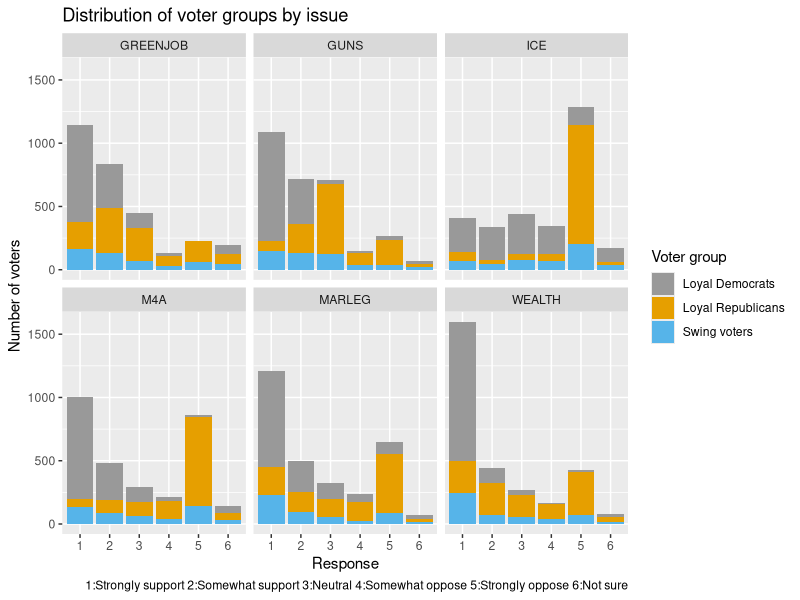
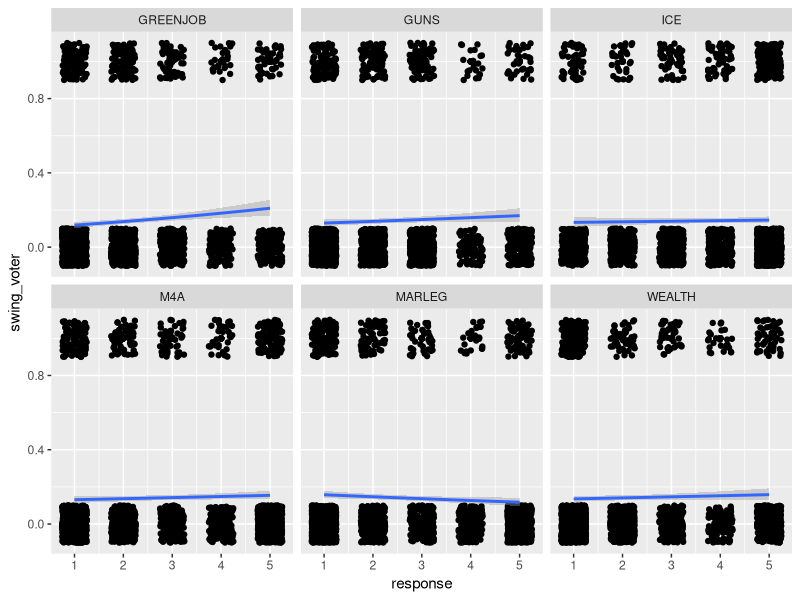

Generate these figures, in order, with R:
## ---- chunk 1
knitr::opts_chunk$set(echo = FALSE, tidy = TRUE, warning = FALSE, message = FALSE)
## ---- chunk 2
library(tidyverse)
library(broom)
library(arm)
cb_palette = c("#999999", "#E69F00", "#56B4E9", "#009E73", "#F0E442", "#0072B2", "#D55E00", "#CC79A7")
## ---- chunk 3
WTHH_full = read_csv("DFP_WTHH_release.csv")
WTHH = WTHH_full[c("presvote16post", "house3", "weight_DFP", "M4A", "GREENJOB", "WEALTH", "MARLEG", "ICE", "GUNS", "POP_1", "POP_2", "POP_3")]
## ---- chunk 4
WTHH$grp <- ifelse(WTHH$presvote16post==1 & WTHH$house3==1, "Loyal Democrats", ifelse(WTHH$presvote16post==2 & WTHH$house3==2, "Loyal Republicans", ifelse(!(WTHH$presvote16post %in% c(7,NA)), "Swing voters", NA)))
WTHH$swing_bhv <- ifelse(WTHH$grp=="Swing voters", ifelse(WTHH$house3==1, "Switch to D", ifelse(WTHH$house3==2, "Switch to R", "Others")), NA)

# cols <- c("presvote16post", "house3", "M4A", "GREENJOB", "WEALTH", "MARLEG", "ICE", "GUNS", "POP_1", "POP_2", "POP_3", "grp", "swing_bhv")
# WTHH[cols] <- lapply(WTHH[cols], factor)
## ---- chunk 5
WTHH.long = gather(WTHH, key="issue", value="response",
                   c("M4A", "GREENJOB", "WEALTH", "MARLEG", "ICE", "GUNS"))
cols <- c("issue", "response")
WTHH.long[cols] <- lapply(WTHH.long[cols], factor)
WTHH.long <- WTHH.long[c("issue", "response", "grp", "weight_DFP")]
WTHH.long <- WTHH.long[!is.na(WTHH.long$response) & !is.na(WTHH.long$grp),]
## ---- chunk 6
ggplot(WTHH.long, aes(x=response)) + stat_count(aes(fill=grp, weight=weight_DFP)) +
  facet_wrap(~issue) + scale_fill_manual(values=cb_palette) +
  labs(fill="Voter group", caption="1:Strongly support 2:Somewhat support 3:Neutral 4:Somewhat oppose 5:Strongly oppose 6:Not sure") +
  ggtitle("Distribution of voter groups by issue") +
  xlab("Response") + ylab("Number of voters")
## ---- chunk 7
WTHH$swing_voter = ifelse(WTHH$grp=="Swing voters", 1, ifelse(is.na(WTHH$grp), NA, 0))
WTHH.issue = WTHH[c("GREENJOB", "GUNS", "ICE", "M4A", "MARLEG", "WEALTH", "weight_DFP", "swing_voter")]
## ---- chunk 8
WTHH.issue <- WTHH.issue[rowSums(WTHH.issue[,c(1,2,3,4,5,6)] == 6) == 0,]
WTHH.issue <- WTHH.issue[complete.cases(WTHH.issue),]
## ---- chunk 9
WTHH.issue.long = gather(WTHH.issue, key="issue", value="response",
                   c("M4A", "GREENJOB", "WEALTH", "MARLEG", "ICE", "GUNS"))
ggplot(WTHH.issue.long, aes(x=response, y=swing_voter)) + geom_point(alpha=0.4) +
  geom_jitter(height=0.1, width=0.25) +
  geom_smooth(method = "glm", method.args = list(family = "binomial")) +
  facet_wrap(~issue)
## ---- chunk 10
WTHH.issue.logit1 <- glm(swing_voter ~ GREENJOB, weights=weight_DFP, family="quasibinomial", data=WTHH.issue)
display(WTHH.issue.logit1)
## ---- chunk 11
WTHH.issue.logit <- glm(swing_voter ~ GREENJOB + GUNS + ICE + M4A + MARLEG + WEALTH, weights=weight_DFP, family="quasibinomial", data=WTHH.issue)
display(WTHH.issue.logit)
## ---- chunk 12
# WTHH.issue.logit <- glm(swing_voter ~ GREENJOB * GUNS * ICE * M4A * MARLEG * WEALTH, weights=weight_DFP, family="quasibinomial", data=WTHH.issue)
# display(WTHH.issue.logit)
